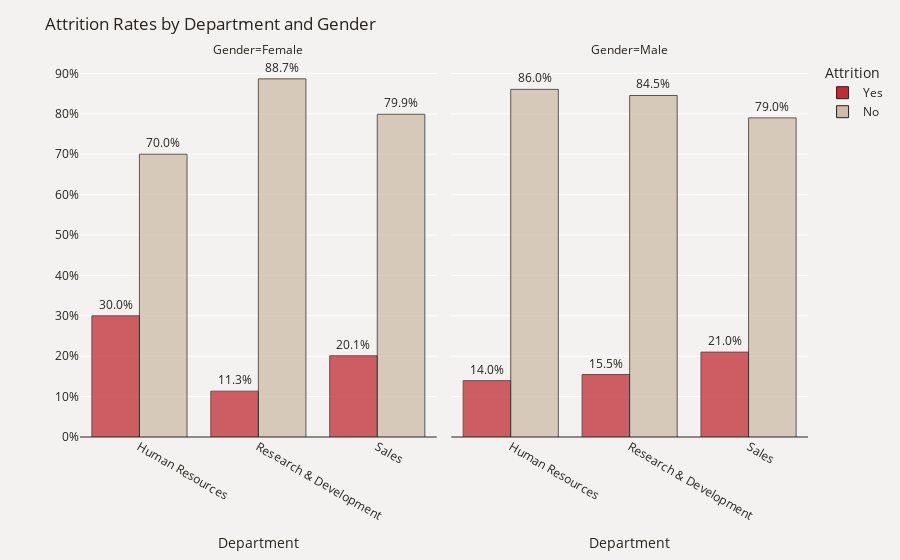

The cell this chart's notebook holds for it:
### Markdown cell above
This small dashboard shows the attrition rates among employees in the previous quarter. Overall, around 16% of employees left the company. Among former employees, over half worked in Research & Development, while only 5% were from Human Resources.

### Code cell
plot_df = data.groupby(['Gender','Department'])['Attrition'].value_counts(normalize=True)
plot_df = plot_df.mul(100).rename('Percent').reset_index()
fig = px.bar(plot_df, x="Department", y="Percent", color="Attrition", barmode="group",
            text='Percent', opacity=.75, facet_col="Gender", category_orders={'Attrition': ['Yes', 'No']},
            color_discrete_map={'Yes': '#C02B34','No': '#CDBBA7'}) 
fig.update_traces(texttemplate='%{text:.3s}%', textposition='outside',
                  marker_line=dict(width=1, color='#28221D'),  width=.4)
fig.update_layout(title_text='Attrition Rates by Department and Gender', yaxis_ticksuffix = '%',
                  paper_bgcolor='#F4F2F0', plot_bgcolor='#F4F2F0',font_color='#28221D',
                  height=500, xaxis=dict(tickangle=30))
fig.update_xaxes(showticklabels=True,tickangle=30,col=2)
fig.update_yaxes(title = "", zeroline=True, zerolinewidth=1, zerolinecolor='#28221D')
fig.show()

### Figure 1 — Plotly figure (JSON) as saved in the notebook; plotly's stock layout.template omitted (floating-point values rounded to 4 significant figures)
{"data": [{"alignmentgroup": "True", "hovertemplate": "Attrition=Yes<br>Gender=Female<br>Department=%{x}<br>Percent=%{text}<extra></extra>", "legendgroup": "Yes", "marker": {"color": "#C02B34", "line": {"color": "#28221D", "width": 1}, "opacity": 0.75, "pattern": {"shape": ""}}, "name": "Yes", "offsetgroup": "Yes", "orientation": "v", "showlegend": true, "text": [30, 11.35, 20.11], "textposition": "outside", "texttemplate": "%{text:.3s}%", "type": "bar", "width": 0.4, "x": ["Human Resources", "Research & Development", "Sales"], "xaxis": "x", "y": [30, 11.35, 20.11], "yaxis": "y"}, {"alignmentgroup": "True", "hovertemplate": "Attrition=Yes<br>Gender=Male<br>Department=%{x}<br>Percent=%{text}<extra></extra>", "legendgroup": "Yes", "marker": {"color": "#C02B34", "line": {"color": "#28221D", "width": 1}, "opacity": 0.75, "pattern": {"shape": ""}}, "name": "Yes", "offsetgroup": "Yes", "orientation": "v", "showlegend": false, "text": [13.95, 15.46, 21.01], "textposition": "outside", "texttemplate": "%{text:.3s}%", "type": "bar", "width": 0.4, "x": ["Human Resources", "Research & Development", "Sales"], "xaxis": "x2", "y": [13.95, 15.46, 21.01], "yaxis": "y2"}, {"alignmentgroup": "True", "hovertemplate": "Attrition=No<br>Gender=Female<br>Department=%{x}<br>Percent=%{text}<extra></extra>", "legendgroup": "No", "marker": {"color": "#CDBBA7", "line": {"color": "#28221D", "width": 1}, "opacity": 0.75, "pattern": {"shape": ""}}, "name": "No", "offsetgroup": "No", "orientation": "v", "showlegend": true, "text": [70, 88.65, 79.89], "textposition": "outside", "texttemplate": "%{text:.3s}%", "type": "bar", "width": 0.4, "x": ["Human Resources", "Research & Development", "Sales"], "xaxis": "x", "y": [70, 88.65, 79.89], "yaxis": "y"}, {"alignmentgroup": "True", "hovertemplate": "Attrition=No<br>Gender=Male<br>Department=%{x}<br>Percent=%{text}<extra></extra>", "legendgroup": "No", "marker": {"color": "#CDBBA7", "line": {"color": "#28221D", "width": 1}, "opacity": 0.75, "pattern": {"shape": ""}}, "name": "No", "offsetgroup": "No", "orientation": "v", "showlegend": false, "text": [86.05, 84.54, 78.99], "textposition": "outside", "texttemplate": "%{text:.3s}%", "type": "bar", "width": 0.4, "x": ["Human Resources", "Research & Development", "Sales"], "xaxis": "x2", "y": [86.05, 84.54, 78.99], "yaxis": "y2"}], "layout": {"annotations": [{"font": {}, "showarrow": false, "text": "Gender=Female", "x": 0.245, "xanchor": "center", "xref": "paper", "y": 1, "yanchor": "bottom", "yref": "paper"}, {"font": {}, "showarrow": false, "text": "Gender=Male", "x": 0.755, "xanchor": "center", "xref": "paper", "y": 1, "yanchor": "bottom", "yref": "paper"}], "autosize": true, "barmode": "group", "font": {"color": "#28221D"}, "legend": {"title": {"text": "Attrition"}, "tracegroupgap": 0}, "margin": {"t": 60}, "paper_bgcolor": "#F4F2F0", "plot_bgcolor": "#F4F2F0", "title": {"text": "Attrition Rates by Department and Gender"}, "xaxis": {"anchor": "y", "autorange": true, "domain": [0, 0.49], "range": [-0.5, 2.5], "tickangle": 30, "title": {"text": "Department"}, "type": "category"}, "xaxis2": {"anchor": "y2", "autorange": true, "domain": [0.51, 1], "matches": "x", "range": [-0.5, 2.5], "showticklabels": true, "tickangle": 30, "title": {"text": "Department"}, "type": "category"}, "yaxis": {"anchor": "x", "autorange": true, "domain": [0, 1], "range": [0, 93.32], "ticksuffix": "%", "title": {"text": ""}, "type": "linear", "zeroline": true, "zerolinecolor": "#28221D", "zerolinewidth": 1}, "yaxis2": {"anchor": "x2", "autorange": true, "domain": [0, 1], "matches": "y", "range": [0, 93.32], "showticklabels": false, "title": {"text": ""}, "type": "linear", "zeroline": true, "zerolinecolor": "#28221D", "zerolinewidth": 1}}}
